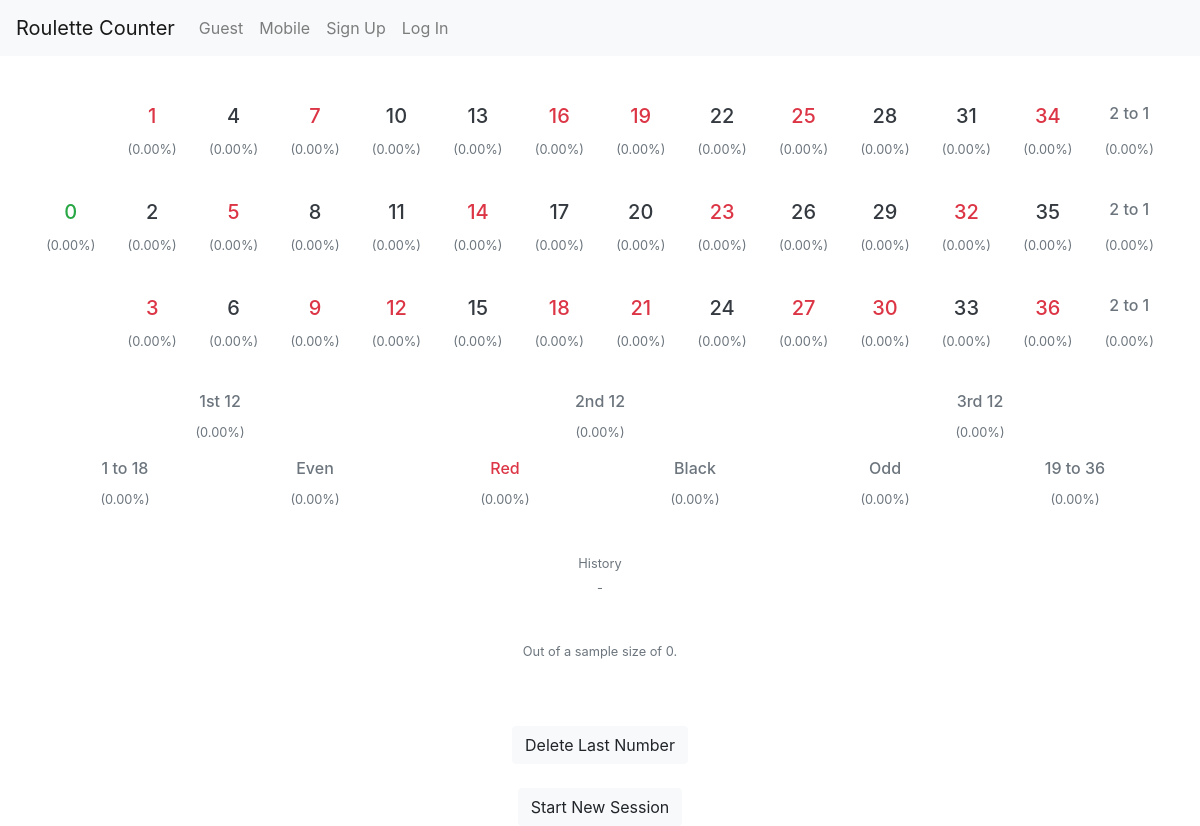
The page / on the database its author committed.
### roulettecounter/models.py (models this page shows, shortened)
class NumberStat(models.Model):
    number = models.PositiveSmallIntegerField()
    is_green = models.BooleanField()
    is_red = models.BooleanField()
    is_black = models.BooleanField()
    is_even = models.BooleanField()
    is_odd = models.BooleanField()
    is_in_first_col = models.BooleanField()
    is_in_second_col = models.BooleanField()
    is_in_third_col = models.BooleanField()
    is_in_first_half = models.BooleanField()
    is_in_second_half = models.BooleanField()
    is_in_first_row = models.BooleanField()
    is_in_second_row = models.BooleanField()
    is_in_third_row = models.BooleanField()
    appearances = models.PositiveSmallIntegerField(default=0)
    percentage_appeared = models.DecimalField(max_digits=5, decimal_places=2, default=0)
    session = models.ForeignKey(Session, on_delete=models.CASCADE)
    green_numbers = [0, 00]
    red_numbers = [1, 3, 5, 7, 9, 12, 14, 16, 18, 19, 21, 23, 25, 27, 30, 32, 34, 36]
    black_numbers = [2, 4, 6, 8, 10, 11, 13, 15, 17, 20, 22, 24, 26, 28, 29, 31, 33, 35]

class BoardStat(models.Model):
    num_green = models.PositiveSmallIntegerField(default=0)
    num_red = models.PositiveSmallIntegerField(default=0)
    num_black = models.PositiveSmallIntegerField(default=0)
    num_even = models.PositiveSmallIntegerField(default=0)
    num_odd = models.PositiveSmallIntegerField(default=0)
    num_first_col = models.PositiveSmallIntegerField(default=0)
    num_second_col = models.PositiveSmallIntegerField(default=0)
    num_third_col = models.PositiveSmallIntegerField(default=0)
    num_first_half = models.PositiveSmallIntegerField(default=0)
    num_second_half = models.PositiveSmallIntegerField(default=0)
    num_first_row = models.PositiveSmallIntegerField(default=0)
    num_second_row = models.PositiveSmallIntegerField(default=0)
    num_third_row = models.PositiveSmallIntegerField(default=0)
    total_count = models.PositiveSmallIntegerField(default=0)
    percentage_green = models.DecimalField(max_digits=5, decimal_places=2, default=0)
    percentage_red = models.DecimalField(max_digits=5, decimal_places=2, default=0)
    percentage_black = models.DecimalField(max_digits=5, decimal_places=2, default=0)
    percentage_even = models.DecimalField(max_digits=5, decimal_places=2, default=0)
    percentage_odd = models.DecimalField(max_digits=5, decimal_places=2, default=0)
    percentage_first_col = models.DecimalField(max_digits=5, decimal_places=2, default=0)
    percentage_second_col = models.DecimalField(max_digits=5, decimal_places=2, default=0)
    percentage_third_col = models.DecimalField(max_digits=5, decimal_places=2, default=0)
    percentage_first_half = models.DecimalField(max_digits=5, decimal_places=2, default=0)
    percentage_second_half = models.DecimalField(max_digits=5, decimal_places=2, default=0)
    percentage_first_row = models.DecimalField(max_digits=5, decimal_places=2, default=0)
    percentage_second_row = models.DecimalField(max_digits=5, decimal_places=2, default=0)
    percentage_third_row = models.DecimalField(max_digits=5, decimal_places=2, default=0)

### roulettecounter/views.py (the view)
# urls.py: path('', views.home_request, name="home"),
def home_request(request):
    if not Session.is_in_session(request):
        start_session_request(request)
    session = Session.get_current_session(request)
    context = {"numbers": NumberStat.objects.filter(session=session),
               "board_stat": BoardStat.objects.get(id=session.board_stat.pk),
               'history': NumberShown.objects.filter(session=session).order_by('-date')[:20]}
    return render(request, "roulettecounter/home.html", context=context)

### roulettecounter/models.py (called while the page is built)
    def is_running(self):
        return self.date_end is None

    @staticmethod
    def get_current_session(request):
        try:
            user = get_user(request)
            if user.is_anonymous:
                user = None
            session = Session.objects.filter(user=user).latest('date_start')
            if session.is_running():
                return session
        except Session.DoesNotExist:
            pass
        return None

    @staticmethod
    def is_in_session(request):
        return Session.get_current_session(request) is not None

### roulettecounter/templates/roulettecounter/home.html (shortened to what this page needs)
{% extends "roulettecounter/base.html" %}
{% block content %}
<br>
<div class="row justify-content-center">
    <div class="col text-center">
        <div class="row justify-content-center">
            {% include "roulettecounter/includes/cell.html" %}
            {% for number in numbers %}
                {% if number.number != 0 and number.number|add:"2"|divisibleby:"3" %}
                    {% include "roulettecounter/includes/cell.html" with number=number %}
                {% endif %}
            {% endfor %}
            {% include "roulettecounter/includes/cell.html" with v="2 to 1" %}
        </div>
        <div class="row justify-content-center">
            {% include "roulettecounter/includes/percentage.html" with percentage=-1 %}
            {% for number in numbers %}
                {% if number.number != 0 and number.number|add:"2"|divisibleby:"3" %}
                    {% include "roulettecounter/includes/percentage.html" with percentage=number.percentage_appeared %}
                {% endif %}
            {% endfor %}
            {% include "roulettecounter/includes/percentage.html" with percentage=board_stat.percentage_first_row %}
        </div>
        <br>
        <div class="row justify-content-center">
            {% include "roulettecounter/includes/cell.html" with number=numbers.0 %}
            {% for number in numbers %}
                {% if number.number != 0 and number.number|add:"1"|divisibleby:"3" %}
                    {% include "roulettecounter/includes/cell.html" with number=number %}
                {% endif %}
            {% endfor %}
            {% include "roulettecounter/includes/cell.html" with v="2 to 1" %}
        </div>
        <div class="row justify-content-center">
            {% include "roulettecounter/includes/percentage.html" with percentage=numbers.0.percentage_appeared %}
            {% for number in numbers %}
                {% if number.number != 0 and number.number|add:"1"|divisibleby:"3" %}
                    {% include "roulettecounter/includes/percentage.html" with percentage=number.percentage_appeared %}
                {% endif %}
            {% endfor %}
            {% include "roulettecounter/includes/percentage.html" with percentage=board_stat.percentage_second_row %}
        </div>
        <br>
        <div class="row justify-content-center">
            {% include "roulettecounter/includes/cell.html" with v=" " %}
            {% for number in numbers %}
                {% if number.number != 0 and number.number|divisibleby:"3" %}
                    {% include "roulettecounter/includes/cell.html" with number=number %}
                {% endif %}
            {% endfor %}
            {% include "roulettecounter/includes/cell.html" with v="2 to 1" %}
        </div>
        <div class="row justify-content-center">
            {% include "roulettecounter/includes/percentage.html" with percentage=-1 %}
            {% for number in numbers %}
                {% if number.number != 0 and number.number|divisibleby:"3" %}
                    {% include "roulettecounter/includes/percentage.html" with percentage=number.percentage_appeared %}
                {% endif %}
            {% endfor %}
            {% include "roulettecounter/includes/percentage.html" with percentage=board_stat.percentage_third_row %}
        </div>
        <br>
        <div class="row justify-content-center">
            {% include "roulettecounter/includes/cell.html" with v="1st 12" %}
            {% include "roulettecounter/includes/cell.html" with v="2nd 12" %}
            {% include "roulettecounter/includes/cell.html" with v="3rd 12" %}
        </div>
        <div class="row justify-content-center">
            {% include "roulettecounter/includes/percentage.html" with percentage=board_stat.percentage_first_col %}
            {% include "roulettecounter/includes/percentage.html" with percentage=board_stat.percentage_second_col %}
            {% include "roulettecounter/includes/percentage.html" with percentage=board_stat.percentage_third_col %}
        </div>
        <div class="row justify-content-center">
            {% include "roulettecounter/includes/cell.html" with v="1 to 18" %}
            {% include "roulettecounter/includes/cell.html" with v="Even" %}
            {% include "roulettecounter/includes/cell.html" with v="Red" %}
            {% include "roulettecounter/includes/cell.html" with v="Black" %}
            {% include "roulettecounter/includes/cell.html" with v="Odd" %}
            {% include "roulettecounter/includes/cell.html" with v="19 to 36" %}
        </div>
        <div class="row justify-content-center">
            {% include "roulettecounter/includes/percentage.html" with percentage=board_stat.percentage_first_half %}
            {% include "roulettecounter/includes/percentage.html" with percentage=board_stat.percentage_even %}
            {% include "roulettecounter/includes/percentage.html" with percentage=board_stat.percentage_red %}
            {% include "roulettecounter/includes/percentage.html" with percentage=board_stat.percentage_black %}
            {% include "roulettecounter/includes/percentage.html" with percentage=board_stat.percentage_odd %}
            {% include "roulettecounter/includes/percentage.html" with percentage=board_stat.percentage_second_half %}
        </div>
    </div>
</div>
<br>
<div class="row justify-content-center">
    <div class="col text-center">
        <p class="text-secondary"><small>
            History
            <br>
            {% if history %}
                {% for number in history %}
                {{ number.number_stat.number }}&nbsp;
                {% endfor %}
            {% else %}
                -
            {% endif %}
        </small></p>
    </div>
</div>
<br>
<div class="row justify-content-center">
    <div class="col text-center">
        <p class="text-secondary"><small>Out of a sample size of {{ board_stat.total_count }}.</small></p>
    </div>
</div>
<br>
<br>
<div class="row justify-content-center">
    <div class="col text-center">
        {% include "roulettecounter/includes/delete_last_number_btn.html" %}
    </div>
</div>
<br>
<div class="row justify-content-center">
    <div class="col text-center">
        {% include "roulettecounter/includes/start_new_session_btn.html" %}
    </div>
</div>
{% endblock %}

### roulettecounter/templates/roulettecounter/includes/cell.html (shortened to what this page needs)
{% if number %}
    <div class="col text-center" id="div_number{{number.number}}" onclick="document.forms['number{{ number.number }}'].submit();">
{% else %}
    <div class="col text-center">
{% endif %}
    {% if number %}
        <form name="number{{ number.number }}" id="number{{ number.number }}" method="post" action="/number/{{number.number}}">
            {% if number.is_red %}
                <h5 class="text-danger">{{ number.number }}</h5>
            {% elif number.is_black %}
                <h5 class="text-dark">{{ number.number }}</h5>
            {% elif number.is_green %}
                <h5 class="text-success">{{ number.number }}</h5>
            {% endif %}
        </form>
    {% else %}
        {% if v %}
            {% if v == "Red" %}
                <h6 class="text-danger">{{ v }}</h6>
            {% else %}
                <h6 class="text-secondary">{{ v }}</h6>
            {% endif %}
        {% endif %}
    {% endif %}
</div>

### roulettecounter/templates/roulettecounter/includes/percentage.html (shortened to what this page needs)
<div class="col text-center">
    {% if percentage >= 0 %}
        {% if percentage < 0.1 %}
            <p class="text-muted"><small>({{ percentage }}%)</small></p>
        {% else %}
            <p class="text-dark"><small>({{ percentage }}%)</small></p>
        {% endif %}
    {% endif %}
</div>

### rows shown on the page
NumberStat: number "1", percentage_appeared "0.00"
NumberStat: number "4", percentage_appeared "0.00"
NumberStat: number "7", percentage_appeared "0.00"
NumberStat: number "10", percentage_appeared "0.00"
NumberStat: number "13", percentage_appeared "0.00"
NumberStat: number "16", percentage_appeared "0.00"
NumberStat: number "19", percentage_appeared "0.00"
NumberStat: number "22", percentage_appeared "0.00"
NumberStat: number "25", percentage_appeared "0.00"
NumberStat: number "28", percentage_appeared "0.00"
NumberStat: number "31", percentage_appeared "0.00"
NumberStat: number "34", percentage_appeared "0.00"
BoardStat: percentage_first_row "0.00 0.00 0.00 0.00 0.00 0.00 0.00 0.00 0.00 0.00 0.00 0.00", total_count "0"
NumberStat: number "0", percentage_appeared "0.00"
NumberStat: number "2", percentage_appeared "0.00"
NumberStat: number "5", percentage_appeared "0.00"
NumberStat: number "8", percentage_appeared "0.00"
NumberStat: number "11", percentage_appeared "0.00"
NumberStat: number "14", percentage_appeared "0.00"
NumberStat: number "17", percentage_appeared "0.00"
NumberStat: number "20", percentage_appeared "0.00"
NumberStat: number "23", percentage_appeared "0.00"
NumberStat: number "26", percentage_appeared "0.00"
NumberStat: number "29", percentage_appeared "0.00"
NumberStat: number "32", percentage_appeared "0.00"
NumberStat: number "35", percentage_appeared "0.00"
NumberStat: number "3", percentage_appeared "0.00"
NumberStat: number "6", percentage_appeared "0.00"
NumberStat: number "9", percentage_appeared "0.00"
NumberStat: number "12", percentage_appeared "0.00"
NumberStat: number "15", percentage_appeared "0.00"
NumberStat: number "18", percentage_appeared "0.00"
NumberStat: number "21", percentage_appeared "0.00"
NumberStat: number "24", percentage_appeared "0.00"
NumberStat: number "27", percentage_appeared "0.00"
NumberStat: number "30", percentage_appeared "0.00"
NumberStat: number "33", percentage_appeared "0.00"
NumberStat: number "36", percentage_appeared "0.00"

### other values the page prints
{{ v }} "2 to 1 2 to 1 2 to 1 1st 12 2nd 12 3rd 12 1 to 18 Even Black Odd 19 to 36"
{{ v }} "Red"
